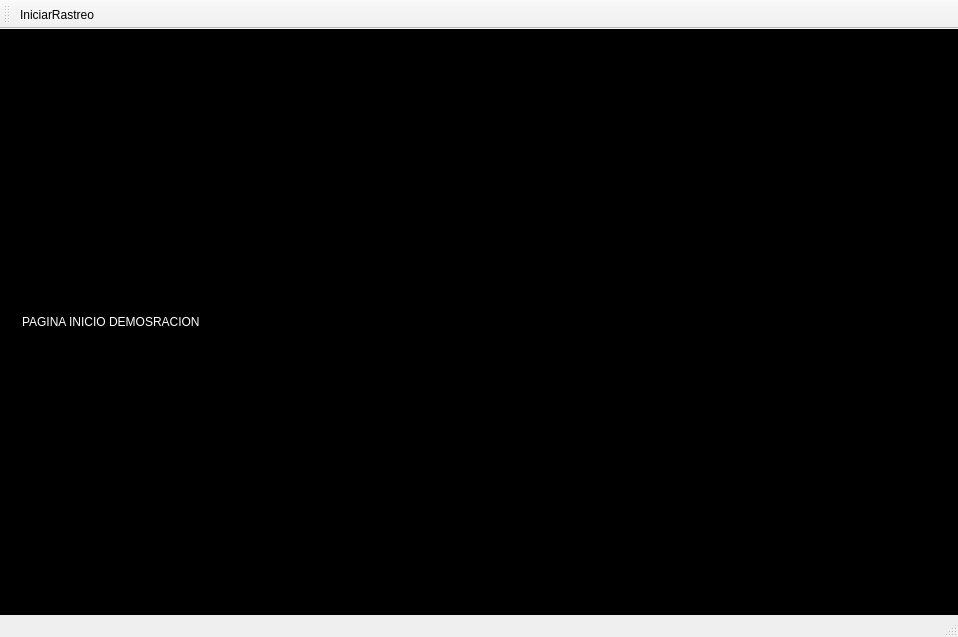
<?xml version="1.0" encoding="UTF-8"?>
<ui version="4.0">
 <class>MainWindow</class>
 <widget class="QMainWindow" name="MainWindow">
  <property name="geometry">
   <rect>
    <x>0</x>
    <y>0</y>
    <width>958</width>
    <height>637</height>
   </rect>
  </property>
  <property name="windowTitle">
   <string>MainWindow</string>
  </property>
  <property name="styleSheet">
   <string notr="true"/>
  </property>
  <widget class="QWidget" name="centralWidget">
   <property name="styleSheet">
    <string notr="true">background-color: rgb(0, 0, 0);
font: 12pt &quot;Arial&quot;;
color: rgb(255, 255, 255);</string>
   </property>
   <layout class="QHBoxLayout" name="horizontalLayout_4">
    <item>
     <widget class="QStackedWidget" name="panel_principal">
      <property name="currentIndex">
       <number>0</number>
      </property>
      <widget class="QWidget" name="pagina_inicio">
       <layout class="QHBoxLayout" name="horizontalLayout_2">
        <item>
         <widget class="QLabel" name="label">
          <property name="text">
           <string>PAGINA INICIO DEMOSRACION</string>
          </property>
         </widget>
        </item>
       </layout>
      </widget>
      <widget class="QWidget" name="pagina_camara">
       <layout class="QVBoxLayout" name="verticalLayout">
        <item>
         <layout class="QHBoxLayout" name="horizontalLayout">
          <item>
           <layout class="QVBoxLayout" name="numeros_iz"/>
          </item>
          <item>
           <layout class="QVBoxLayout" name="verticalLayout_2">
            <item>
             <layout class="QHBoxLayout" name="numeros_arriba"/>
            </item>
            <item>
             <layout class="QVBoxLayout" name="contenedor_imagen"/>
            </item>
           </layout>
          </item>
         </layout>
        </item>
       </layout>
      </widget>
     </widget>
    </item>
   </layout>
  </widget>
  <widget class="QToolBar" name="mainToolBar">
   <attribute name="toolBarArea">
    <enum>TopToolBarArea</enum>
   </attribute>
   <attribute name="toolBarBreak">
    <bool>false</bool>
   </attribute>
   <addaction name="actionIniciarRastreo"/>
  </widget>
  <widget class="QStatusBar" name="statusBar"/>
  <action name="actionIniciarRastreo">
   <property name="icon">
    <iconset resource="images.qrc">
     <normaloff>:/images/cam.png</normaloff>:/images/cam.png</iconset>
   </property>
   <property name="text">
    <string>IniciarRastreo</string>
   </property>
   <property name="toolTip">
    <string>Iniciar Camara</string>
   </property>
  </action>
 </widget>
 <layoutdefault spacing="6" margin="11"/>
 <resources>
  <include location="images.qrc"/>
 </resources>
 <connections/>
</ui>
